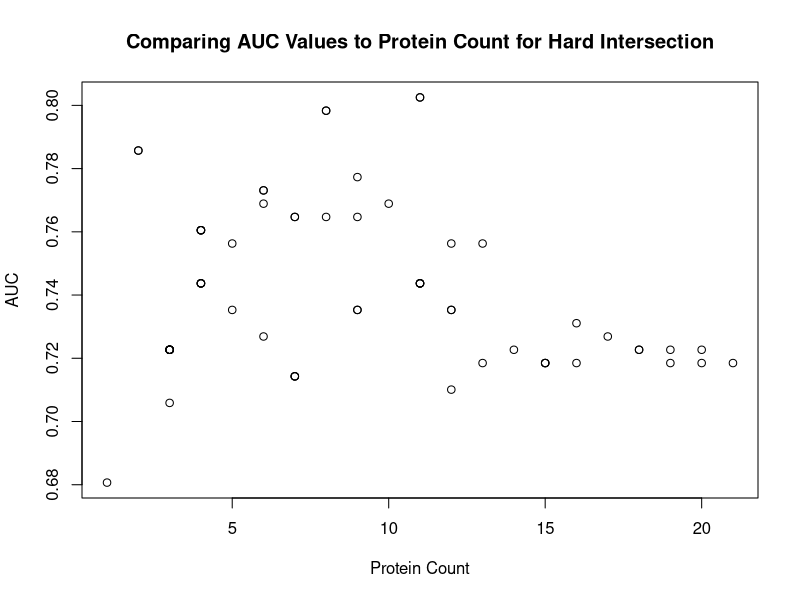
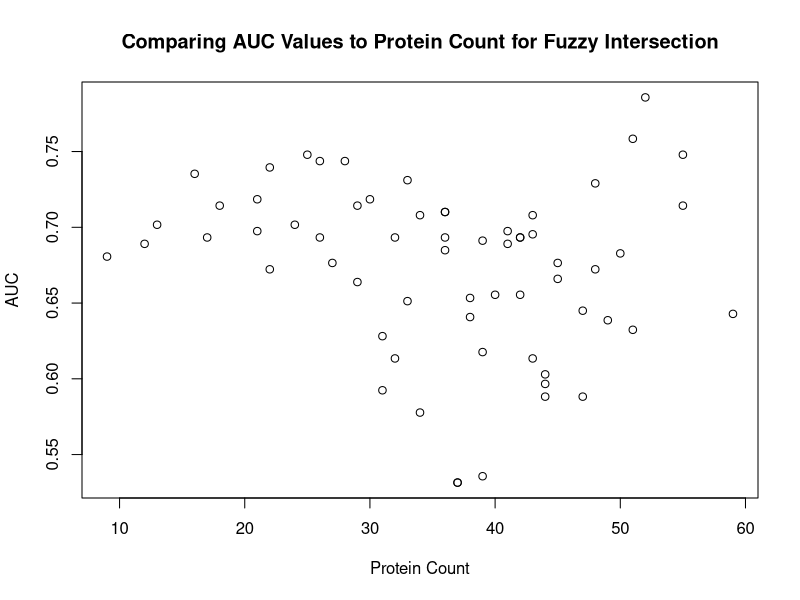
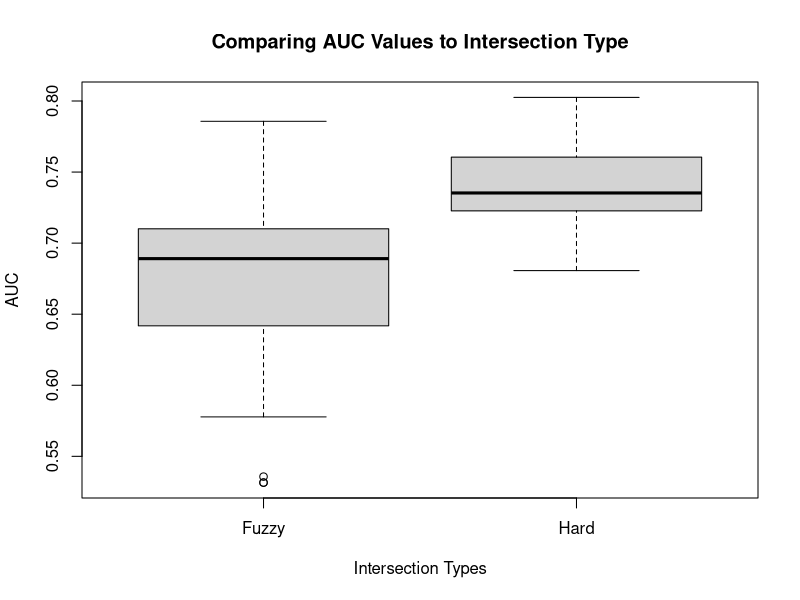

Reproduce these figures in R, in order.
## ---- chunk 1
# load any other packages and read data here
library(tidyverse)
library(knitr)
## ---- chunk 2
finalResults <- read.csv('../data/Q3v2_results.csv')
finalResults_rearange <- finalResults %>%
  group_by(proteins_s1,	proteins_s2, intersection) %>%
  mutate(group_auc = .estimate[.metric == 'roc_auc']) %>%
  ungroup() %>%
  arrange(desc(group_auc), proteins_s1,	proteins_s2, intersection)
kable(head(finalResults_rearange[,c(2,4,5,6,7,8)], n = 20), 
      col.names = c('Metric', 
                    'Estimte', 
                    'Proteins T-test', 
                    'Proteins Random Forest', 
                    'Total Proteins', 
                    'Intersection Type'),
      caption = 'Metrics for Some Higher Performing Models Sorted by AUC')
plot(finalResults[finalResults$intersection != 'Fuzzy' &  finalResults$.metric == 'roc_auc',]$.estimate ~ finalResults[finalResults$intersection != 'Fuzzy' &  finalResults$.metric == 'roc_auc',]$total_proteins,
     main = 'Comparing AUC Values to Protein Count for Hard Intersection', ylab = 'AUC', xlab = 'Protein Count')

plot(finalResults[finalResults$intersection != 'Hard' &  finalResults$.metric == 'roc_auc',]$.estimate ~ finalResults[finalResults$intersection != 'Hard' &  finalResults$.metric == 'roc_auc',]$total_proteins,
     main = 'Comparing AUC Values to Protein Count for Fuzzy Intersection', ylab = 'AUC', xlab = 'Protein Count')

#Shows that Fuzzy intersection on average performs worse in general
boxplot(finalResults[finalResults$.metric == 'roc_auc',]$.estimate ~ finalResults[finalResults$.metric == 'roc_auc',]$intersection,
        main = 'Comparing AUC Values to Intersection Type', ylab = 'AUC', xlab = 'Intersection Types')
## ---- chunk 3
finalResults <- read.csv('../data/Q3v2_results.csv')
finalResults_rearange <- finalResults %>%
  group_by(proteins_s1,	proteins_s2, intersection) %>%
  mutate(group_auc = .estimate[.metric == 'accuracy']) %>%
  ungroup() %>%
  arrange(desc(group_auc), proteins_s1,	proteins_s2, intersection)
kable(head(finalResults_rearange[,c(2,4,5,6,7,8)], n = 20), 
      col.names = c('Metric', 
                    'Estimte', 
                    'Proteins T-test', 
                    'Proteins Random Forest', 
                    'Total Proteins', 
                    'Intersection Type'),
      caption = 'Metrics for Some Higher Performing Models Sorted by Accuracy')
